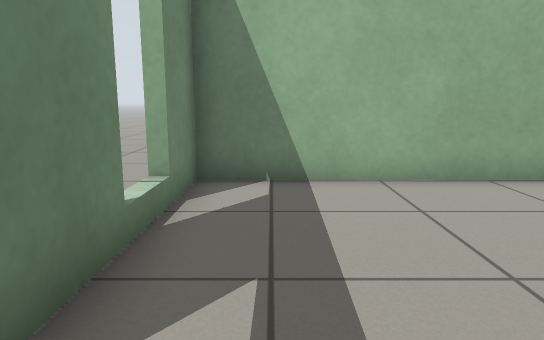
[1] (above)

22 first-person views from a walk through a world built for the Gazebo simulator. The camera is 0.72 m above the floor, tilts 10° down and sees 70° across. The floor is counted in squares, 0.5 m on a side. Each view is taken from the middle of a square. On the plan, view 1 faces up. The plan holds only what a view shows up to about 16 squares ahead; the rest is blank. The place goes on beyond the plan.

[2]
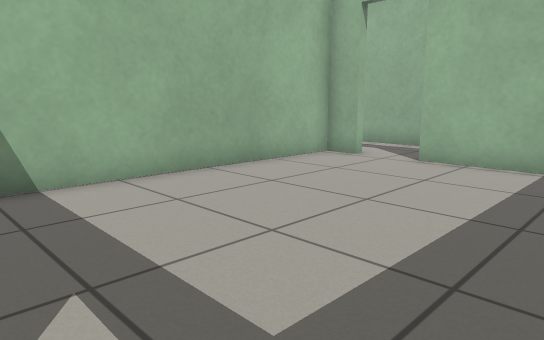

[3]
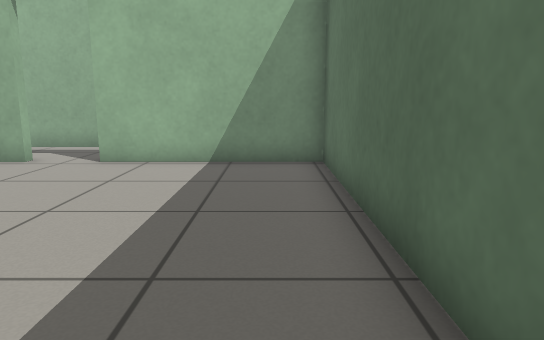

[4]
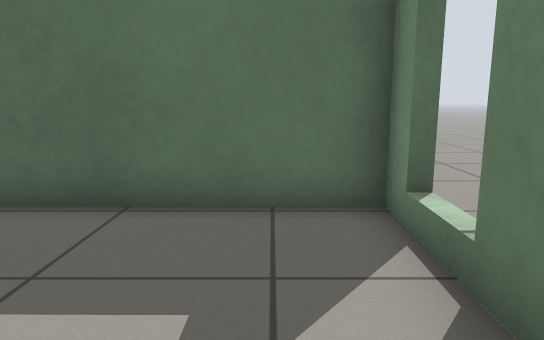

[5]
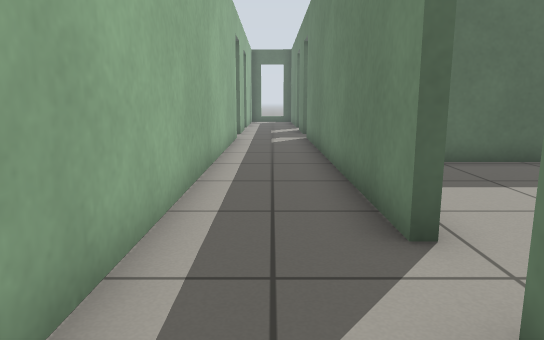

[6]
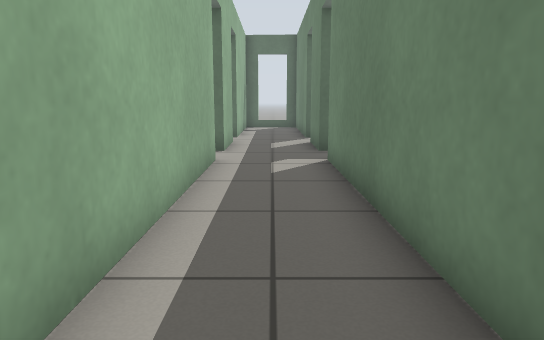

[7]
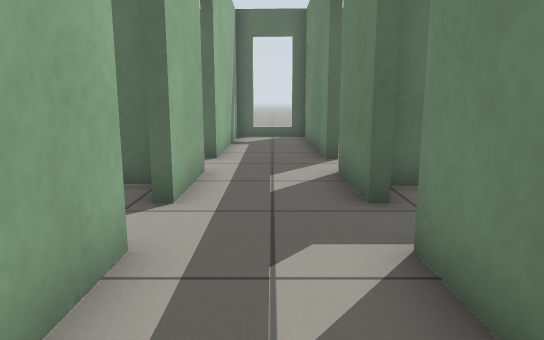

[8]
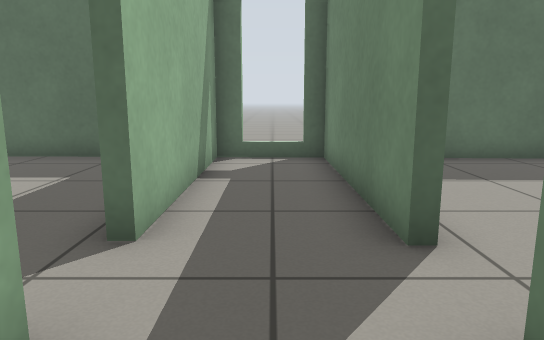

[9]
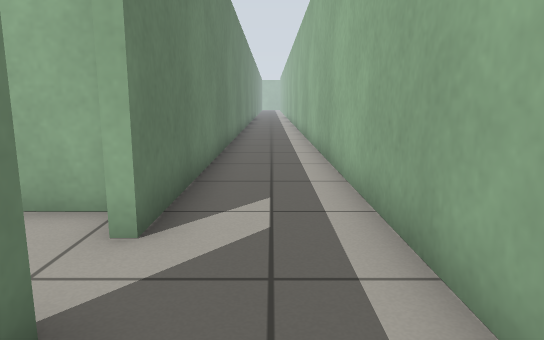

[10]
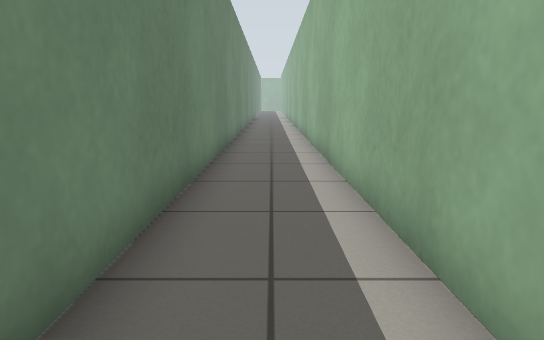

[11]
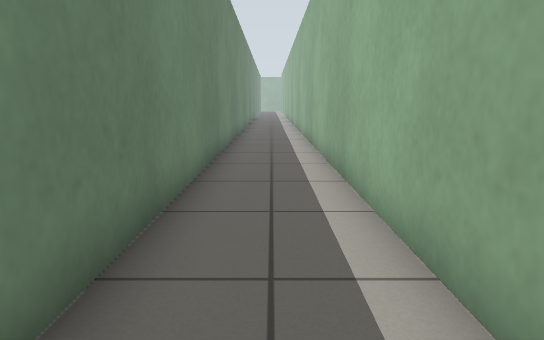

[12]
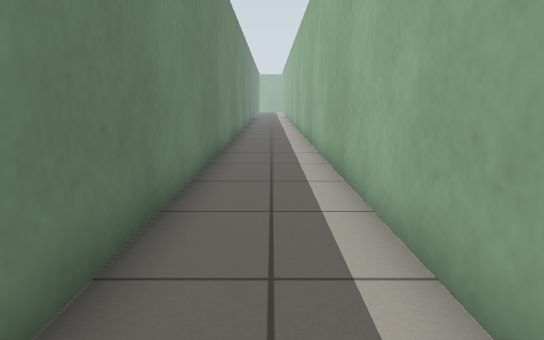

[13]
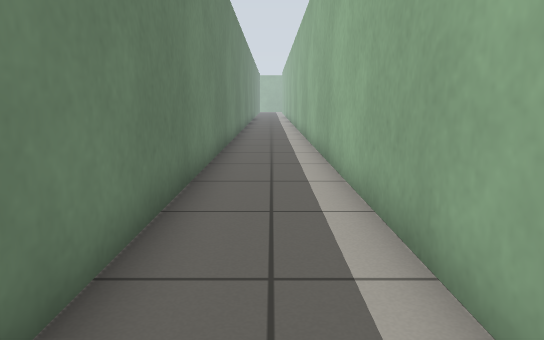

[14]
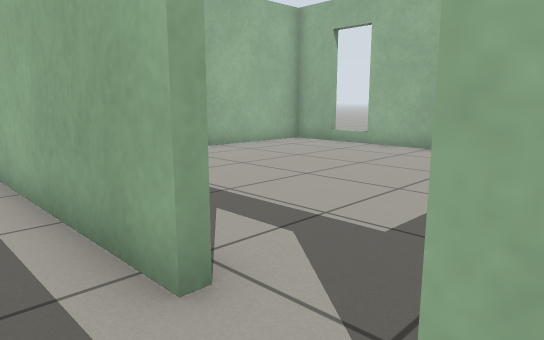

[15]
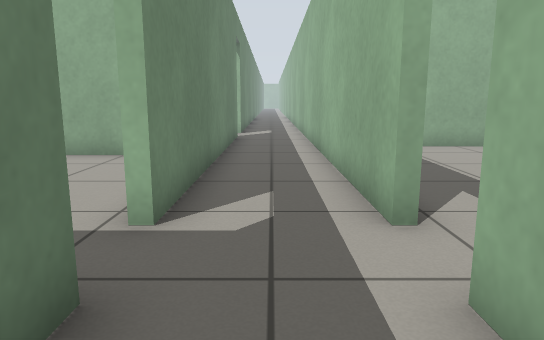

[16]
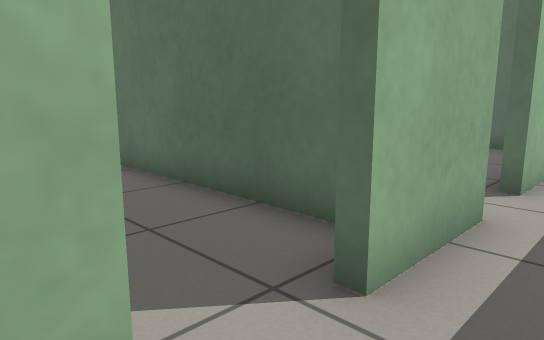

[17]
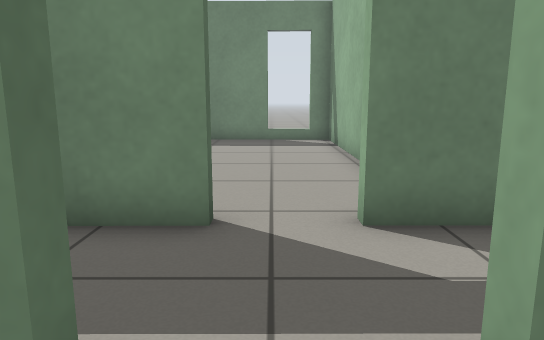

[18]
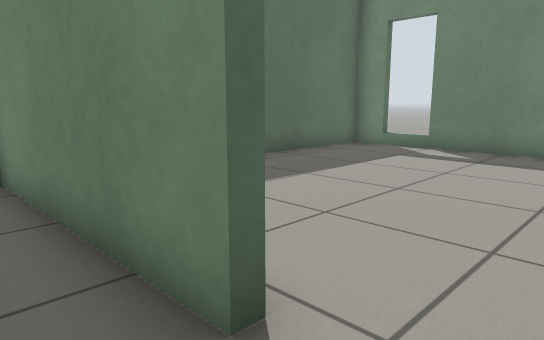

[19]
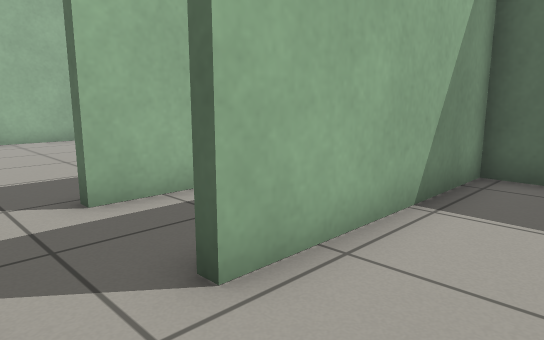

[20]
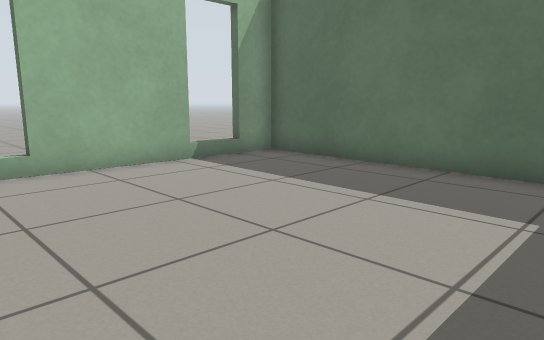

[21]
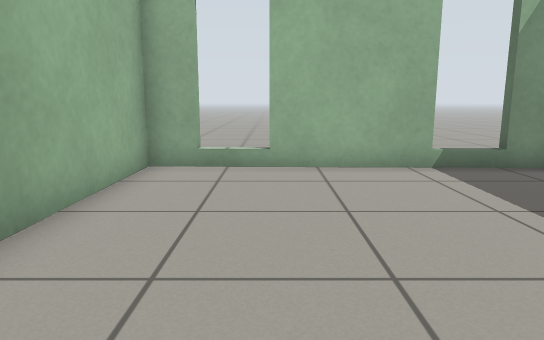

[22]
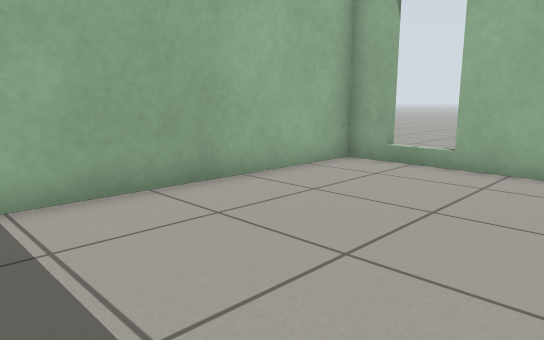

### Floor plan
Ten units are one square. View 1 is at (0, 0); x grows to the right and y downward. Boxes are objects, and circles mark ways between rooms. Rooms are numbered by the first view taken in them; rooms with no view inside come last. Other rooms are left out.
<svg viewBox="-25 -301 250 509">
<path fill="none" stroke="#000" d="M83 -58 83 -70 -14 -71 -16 12 83 12 83 -42M86 -42 86 76M114 76 113 -296M86 94 86 121M114 121 114 94M86 139 86 200 114 201 114 139M85 -296 86 -58M215 138 220 138M220 124 215 124M128 201 214 203 216 112 138 111M36 110 -18 109 -19 197 57 199M72 199 83 200 83 139"/>
<circle cx="83" cy="-53" r="3" fill="#2a7"/>
<circle cx="117" cy="127" r="3" fill="#2a7"/>
<circle cx="83" cy="127" r="3" fill="#2a7"/>
<text x="30" y="-30">1</text>
<text x="100" y="-60">2</text>
<text x="170" y="150">3</text>
<text x="30" y="150">4</text>
</svg>
Room 1 opens to room 2. Room 2 opens to room 3. Room 2 opens to room 4.

Where each view was taken, in squares from view 1:
view 1: 0 up, 0 right, facing up
view 2: 0 up, 1 left, facing up-right
view 3: 0 up, 1 left, facing right
view 4: 4 up, 0 right, facing down
view 5: 8 up, 10 right, facing down
view 6: 2 up, 10 right, facing down
view 7: 4 down, 10 right, facing down
view 8: 10 down, 10 right, facing down
view 9: 2 up, 10 right, facing up
view 10: 8 up, 10 right, facing up
view 11: 10 up, 10 right, facing up
view 12: 16 up, 10 right, facing up
view 13: 14 up, 10 right, facing up
view 14: 10 down, 10 right, facing up-right
view 15: 12 down, 10 right, facing up
view 16: 7 down, 10 right, facing down-right
view 17: 13 down, 13 right, facing left
view 18: 12 down, 10 right, facing down-left
view 19: 12 down, 6 right, facing down-right
view 20: 12 down, 13 right, facing down-right
view 21: 14 down, 13 right, facing right
view 22: 17 down, 13 right, facing up-right
